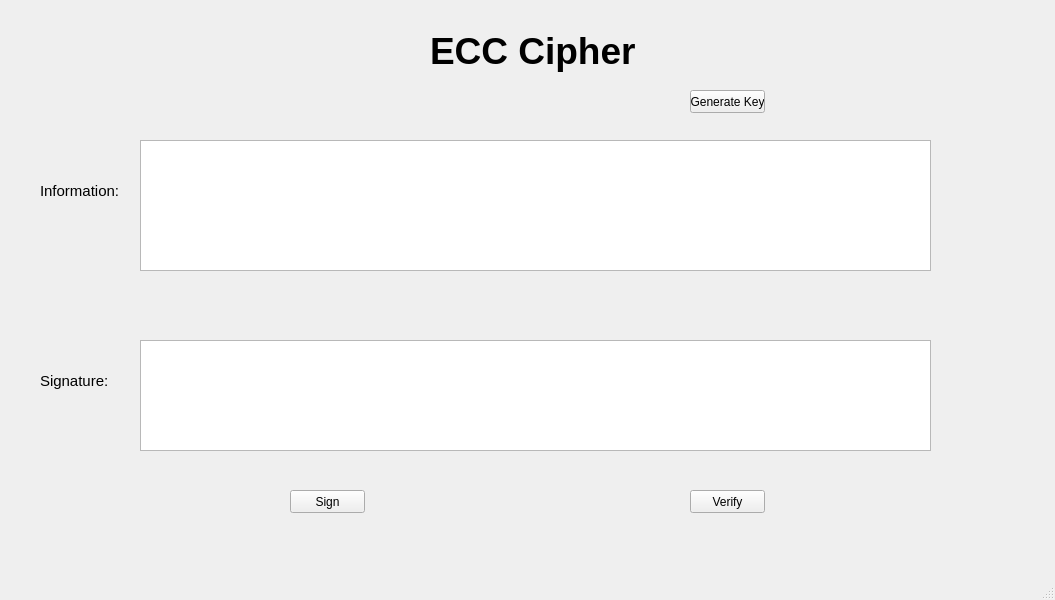
<?xml version="1.0" encoding="UTF-8"?>
<ui version="4.0">
 <class>MainWindow</class>
 <widget class="QMainWindow" name="MainWindow">
  <property name="geometry">
   <rect>
    <x>0</x>
    <y>0</y>
    <width>1055</width>
    <height>600</height>
   </rect>
  </property>
  <property name="windowTitle">
   <string>MainWindow</string>
  </property>
  <widget class="QWidget" name="centralwidget">
   <widget class="QLabel" name="label">
    <property name="geometry">
     <rect>
      <x>430</x>
      <y>10</y>
      <width>251</width>
      <height>81</height>
     </rect>
    </property>
    <property name="font">
     <font>
      <pointsize>28</pointsize>
      <weight>75</weight>
      <bold>true</bold>
     </font>
    </property>
    <property name="text">
     <string>ECC Cipher</string>
    </property>
   </widget>
   <widget class="QLabel" name="label_2">
    <property name="geometry">
     <rect>
      <x>40</x>
      <y>180</y>
      <width>91</width>
      <height>21</height>
     </rect>
    </property>
    <property name="font">
     <font>
      <pointsize>11</pointsize>
     </font>
    </property>
    <property name="text">
     <string>Information:</string>
    </property>
   </widget>
   <widget class="QLabel" name="label_3">
    <property name="geometry">
     <rect>
      <x>40</x>
      <y>370</y>
      <width>91</width>
      <height>21</height>
     </rect>
    </property>
    <property name="font">
     <font>
      <pointsize>11</pointsize>
     </font>
    </property>
    <property name="text">
     <string>Signature:</string>
    </property>
   </widget>
   <widget class="QTextEdit" name="txt_info">
    <property name="geometry">
     <rect>
      <x>140</x>
      <y>140</y>
      <width>791</width>
      <height>131</height>
     </rect>
    </property>
   </widget>
   <widget class="QTextEdit" name="txt_sign">
    <property name="geometry">
     <rect>
      <x>140</x>
      <y>340</y>
      <width>791</width>
      <height>111</height>
     </rect>
    </property>
   </widget>
   <widget class="QPushButton" name="btn_sign">
    <property name="geometry">
     <rect>
      <x>290</x>
      <y>490</y>
      <width>75</width>
      <height>23</height>
     </rect>
    </property>
    <property name="text">
     <string>Sign</string>
    </property>
   </widget>
   <widget class="QPushButton" name="btn_verify">
    <property name="geometry">
     <rect>
      <x>690</x>
      <y>490</y>
      <width>75</width>
      <height>23</height>
     </rect>
    </property>
    <property name="text">
     <string>Verify</string>
    </property>
   </widget>
   <widget class="QPushButton" name="btn_gen_keys">
    <property name="geometry">
     <rect>
      <x>690</x>
      <y>90</y>
      <width>75</width>
      <height>23</height>
     </rect>
    </property>
    <property name="text">
     <string>Generate Key</string>
    </property>
   </widget>
  </widget>
  <widget class="QMenuBar" name="menubar">
   <property name="geometry">
    <rect>
     <x>0</x>
     <y>0</y>
     <width>1055</width>
     <height>21</height>
    </rect>
   </property>
  </widget>
  <widget class="QStatusBar" name="statusbar"/>
 </widget>
 <resources/>
 <connections/>
</ui>
